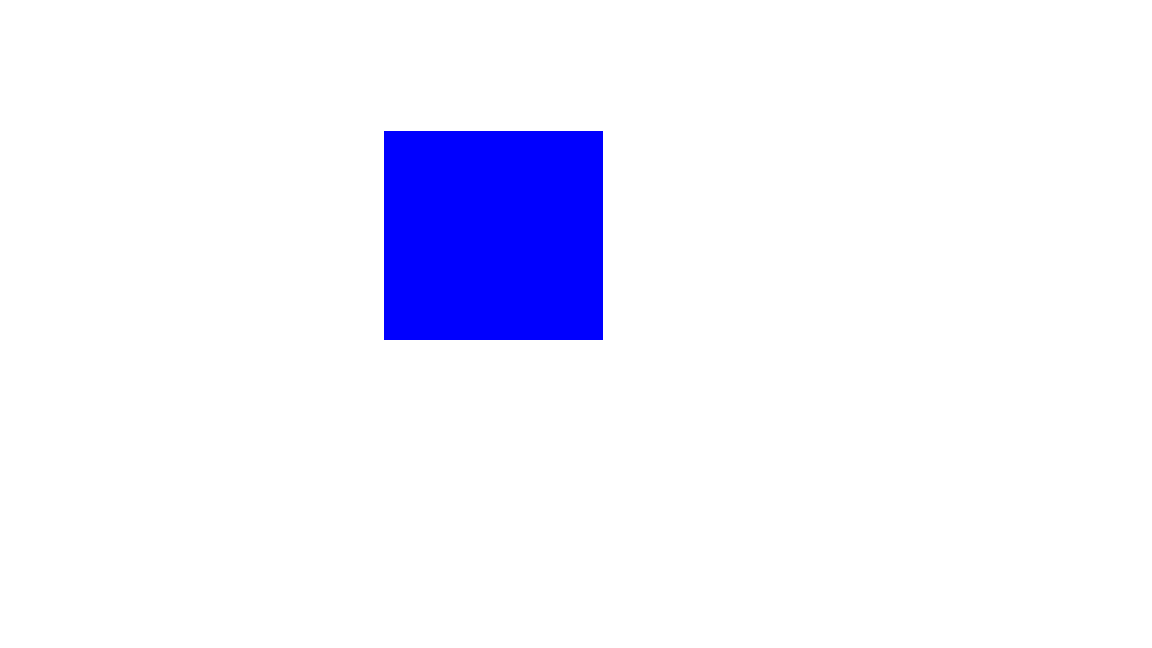
#> input picture odev3/kare.png, 1152 x 648 px
$ python main.py   (older library calls are emulated)
#> lines starting #> are read from the running program, lines starting #| are printed output that depends on the picture; after the words box and inside, x2 and y2 are one past the last pixel; in counts of white or black regions, pixels touching at a corner belong together
import cv2
import numpy as np
import matplotlib.pyplot as plt

# Kare fotoğrafı yükleme
img = cv2.imread('kare.png')
#> img is the input picture: shape (648, 1152, 3); mean B, G, R 255, 239.4, 239.4
#img = cv2.imread('elipse.png')

# Görüntünün yüklendiğini kontrol et
if img is None:
    print("Görüntü yüklenemedi. Lütfen dosya yolunu kontrol edin.")
    exit()

# Fotoğrafı gri tonlamaya çevirme
gray_img = cv2.cvtColor(img, cv2.COLOR_BGR2GRAY)
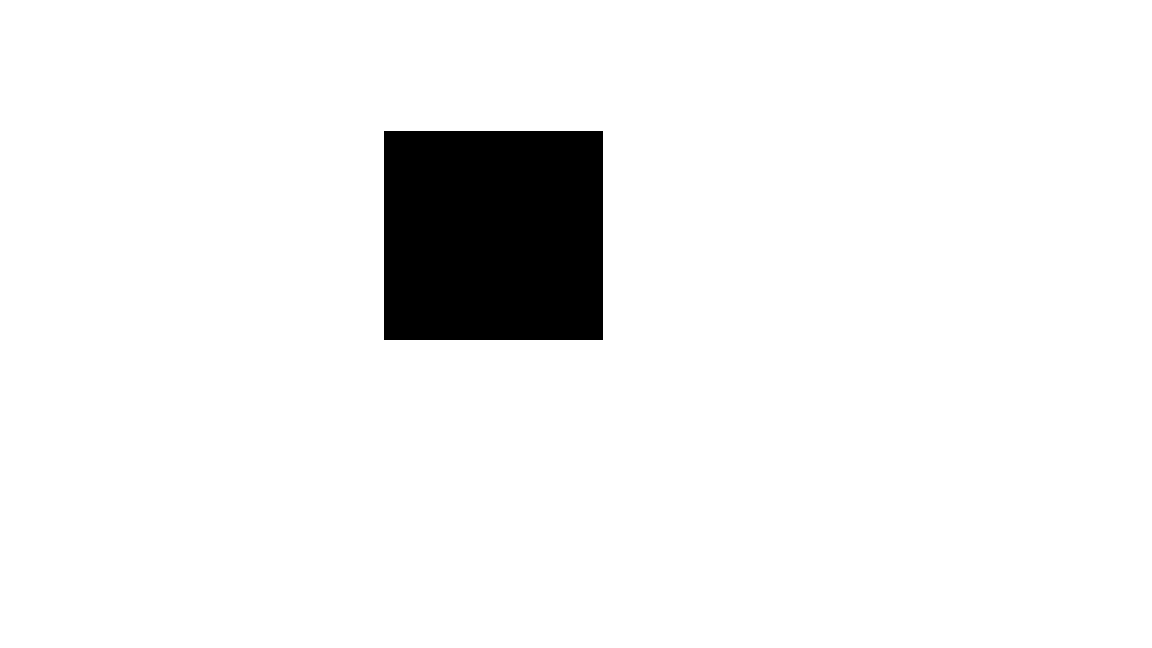
#> gray_img: shape (648, 1152); values 29 (black) and 255 (white), 93.9% white; 1 black region, box (x1, y1, x2, y2) and area: (384, 131, 603, 340) 45771

# Yatay türev filtresi [-1, 1]
horizontal_filter = np.array([[-1, 1]])

# Yatay türevi hesaplama
horizontal_derivative = cv2.filter2D(gray_img, cv2.CV_64F, horizontal_filter)
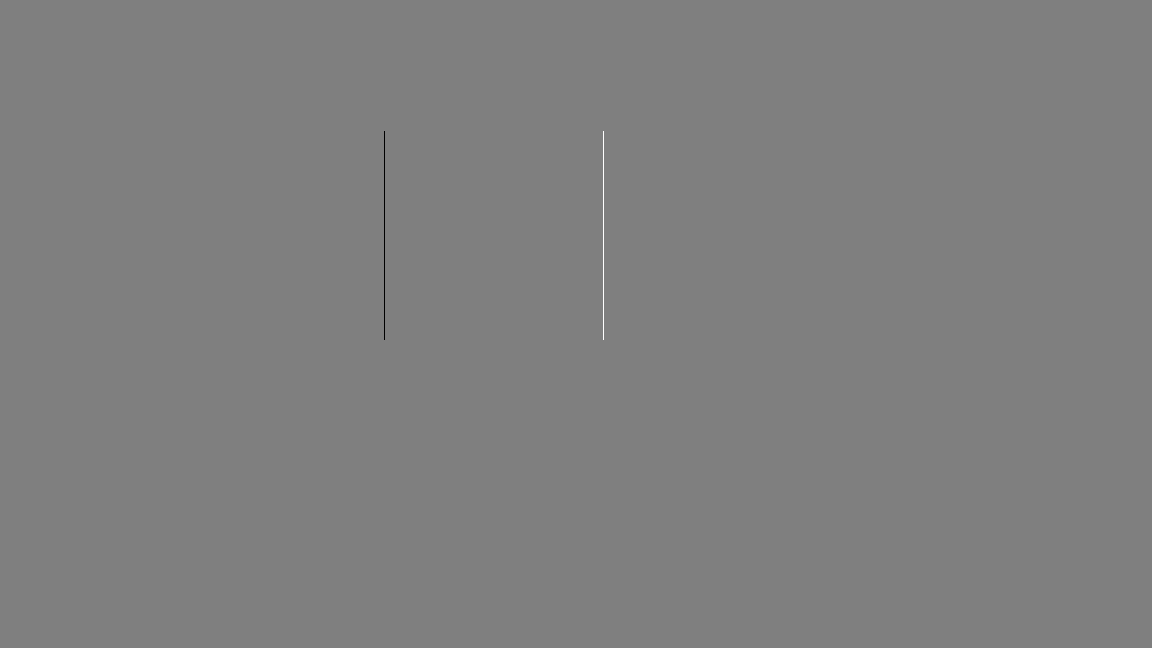
#> horizontal_derivative: shape (648, 1152) float64; min -226, max 226, mean 0; drawn with min black and max white

# Dikey türev filtresi [-1, 1]T
vertical_filter = np.array([[-1], [1]])

# Dikey türevi hesaplama
vertical_derivative = cv2.filter2D(gray_img, cv2.CV_64F, vertical_filter)

# Türev büyüklüğünü hesaplama
magnitude = np.sqrt(np.square(horizontal_derivative) + np.square(vertical_derivative))
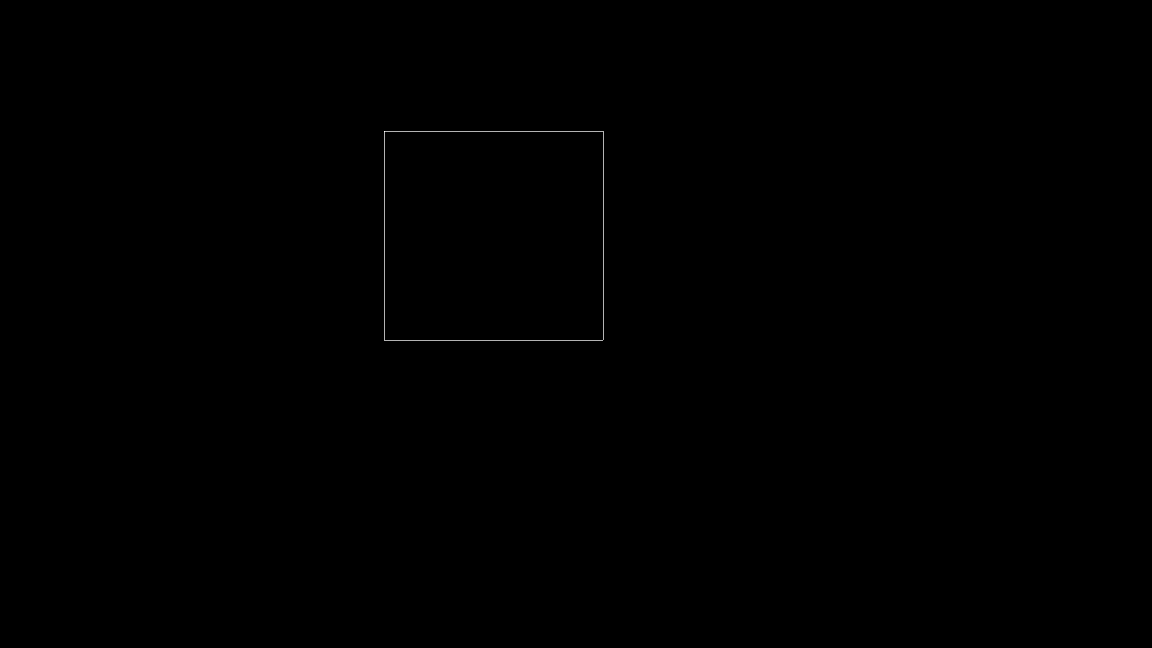
#> magnitude: shape (648, 1152) float64; min 0, max 319.6, mean 0.3; drawn with min black and max white

# Normalizasyon
horizontal_derivative = cv2.normalize(horizontal_derivative, None, 0, 255, cv2.NORM_MINMAX)
horizontal_derivative = horizontal_derivative.astype(np.uint8)

vertical_derivative = cv2.normalize(vertical_derivative, None, 0, 255, cv2.NORM_MINMAX)
vertical_derivative = vertical_derivative.astype(np.uint8)

magnitude = cv2.normalize(magnitude, None, 0, 255, cv2.NORM_MINMAX)
magnitude = magnitude.astype(np.uint8)

# Görüntüleri yan yana gösterme
plt.figure(figsize=(20, 5))

# Orijinal fotoğraf
plt.subplot(1, 4, 1)
plt.imshow(cv2.cvtColor(img, cv2.COLOR_BGR2RGB))
plt.title('Orijinal Fotoğraf')
plt.axis('off')

# Yatay türev
plt.subplot(1, 4, 2)
plt.imshow(horizontal_derivative, cmap='gray')
plt.title('Yatay Türev')
plt.axis('off')

# Dikey türev
plt.subplot(1, 4, 3)
plt.imshow(vertical_derivative, cmap='gray')
plt.title('Dikey Türev')
plt.axis('off')

# Kenar büyüklüğü (magnitude)
plt.subplot(1, 4, 4)
plt.imshow(magnitude, cmap='plasma')
plt.title('Yatay ve Dikey Türevlerin Birleşimi')
plt.axis('off')

plt.tight_layout()
plt.show()
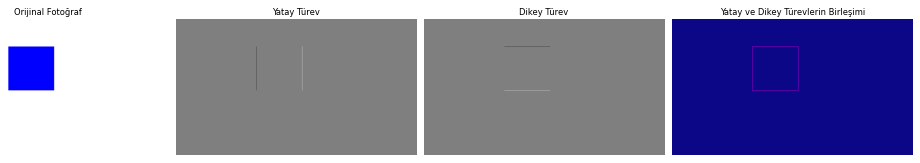
#> figure drawn by matplotlib, 4 panels
